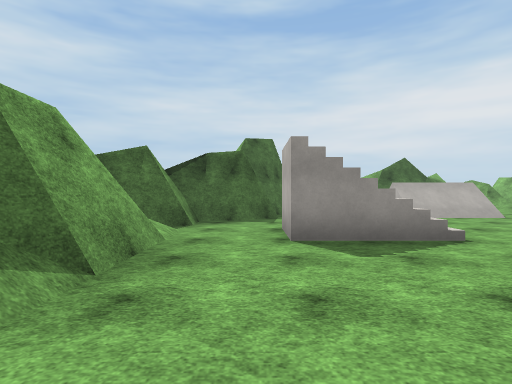
[1] (above)

14 first-person views from a walk through a 3-D level made in the Unity game engine. The camera is 1.4 m above the floor, looks level and sees 80° across. The floor is counted in squares, 2 m on a side. Each view is taken from the middle of a square. On the plan, view 1 faces up. The plan holds only what a view shows up to about 10 squares ahead; the rest is blank. The place goes on beyond the plan. The player character is not drawn. Surface patterns are stand-ins for the level's own textures.

[2]
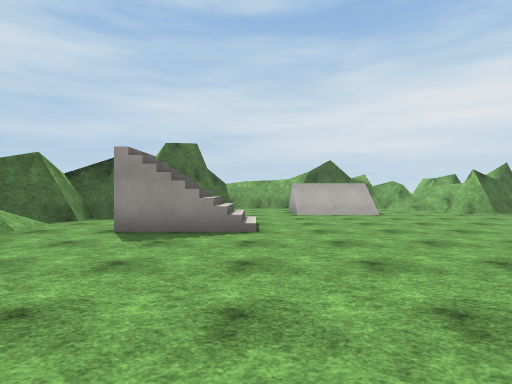

[3]
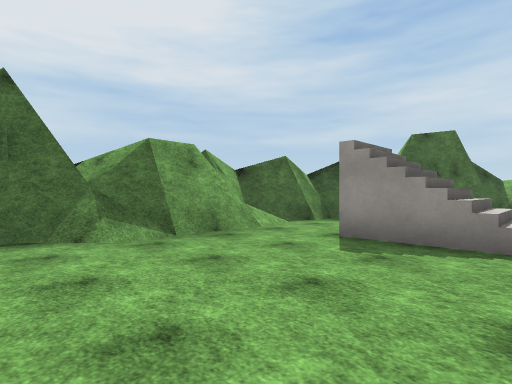

[4]
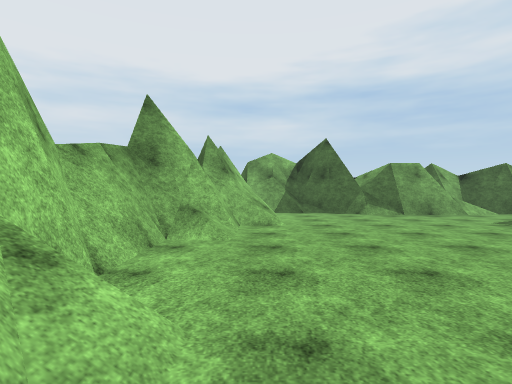

[5]
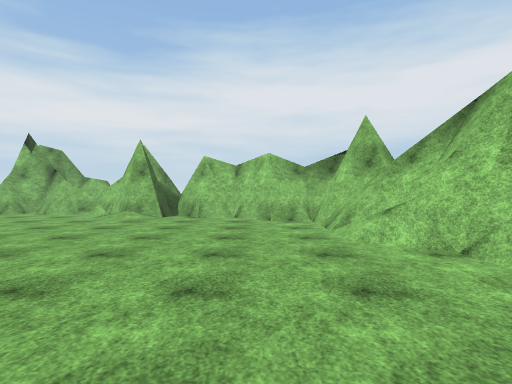

[6]
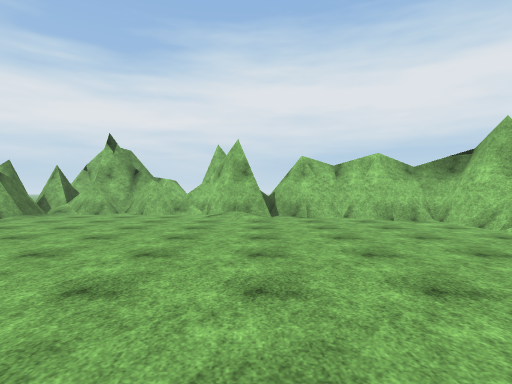

[7]
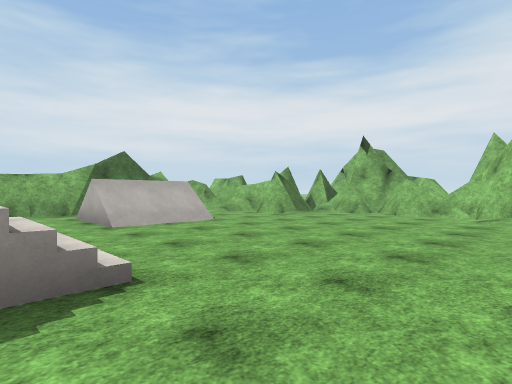

[8]
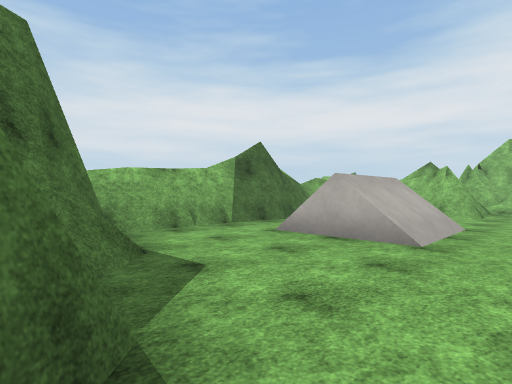

[9]
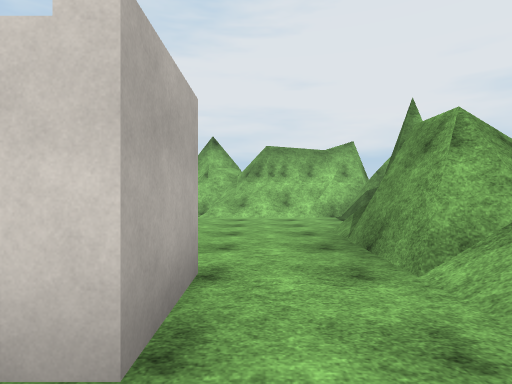

[10]
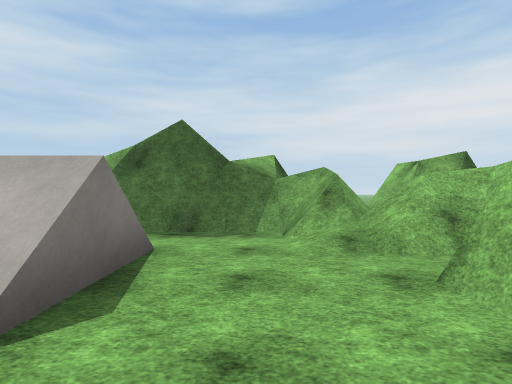

[11]
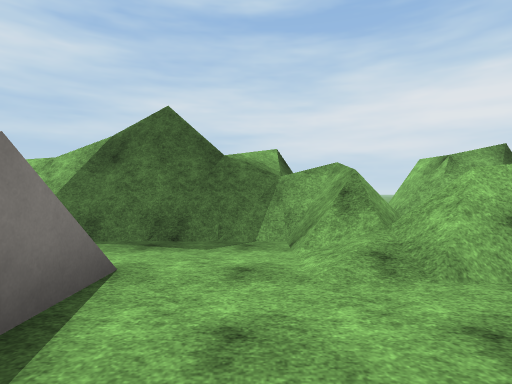

[12]
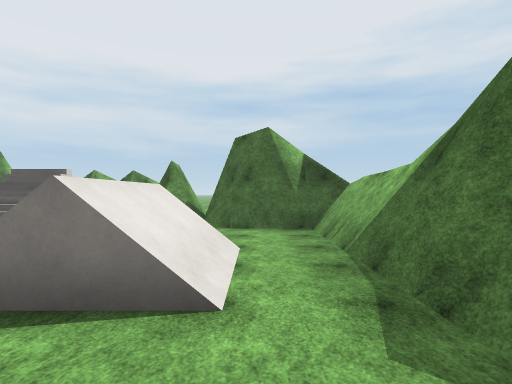

[13]
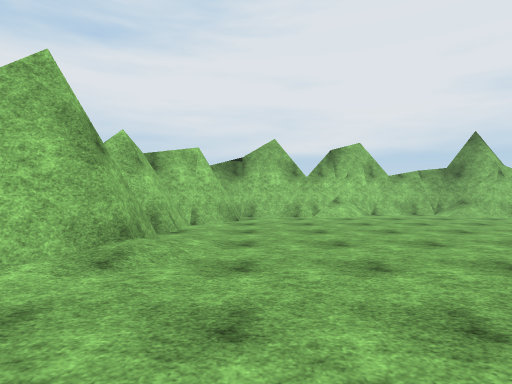

[14]
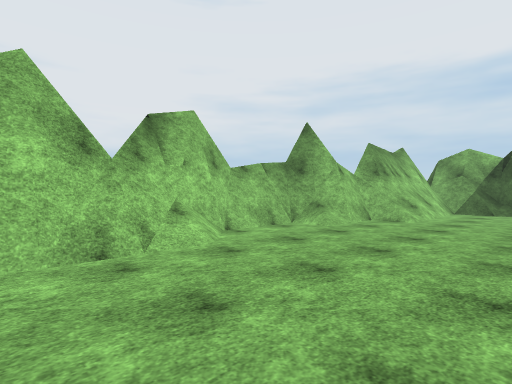

### Floor plan
Key: @ floor where view 1 was taken; # wall or solid block; . floor; / step, stairs or slope; = window, fence, low wall or low ledge; v drop or lower ground.
Columns run from 4 left of view 1 to 12 right of it. Each row starts with its distance up from view 1.
 14             ## #
 13      ########=v##
 12      #.......=v#
 11     ##.......//=
 10     #=...//#..##
  9    ##....//#..###
  8   ###...........#
  7   #.............#
  6  ##..#//........#
  5  #/..///........#
  4  ##.............#
  3   #.........../##
  2   #.........../##
  1  ##............#
  0 ##..@..........#
 -1 #=............##
 -2 #=#///........#
 -3  ######/../####
 -4       ######

Where each view was taken, in squares from view 1:
view 1: 0 up, 0 right, facing up
view 2: 1 down, 3 right, facing up
view 3: 0 up, 3 right, facing up-left
view 4: 2 down, 8 right, facing left
view 5: 1 down, 2 right, facing right
view 6: 2 up, 2 right, facing right
view 7: 2 up, 2 right, facing up-right
view 8: 7 up, 0 right, facing up-right
view 9: 7 up, 0 right, facing down
view 10: 7 up, 8 right, facing up
view 11: 8 up, 8 right, facing up
view 12: 11 up, 9 right, facing left
view 13: 6 up, 9 right, facing down
view 14: 1 up, 9 right, facing down-left
